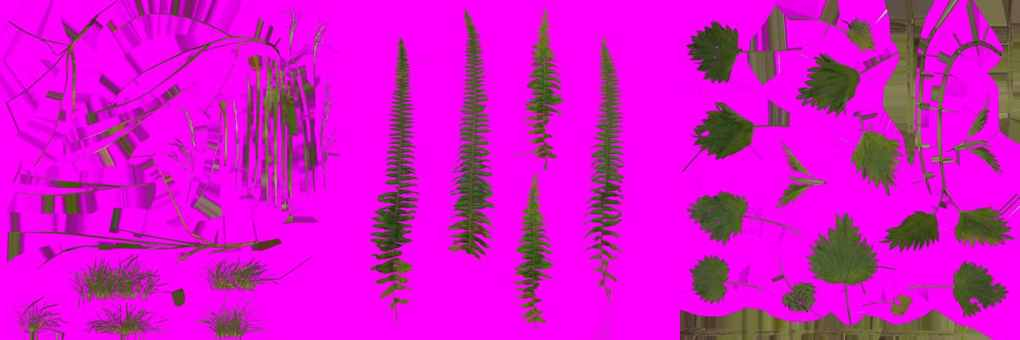
#> input picture shots/alley_moss/_atlas_v.jpg, 1020 x 340 px
$ python stats.py ../_atlas_v.jpg
#> lines starting #> are read from the running program, lines starting #| are printed output that depends on the picture
# 统计亮度分位数与饱和度
import sys
from PIL import Image
import numpy as np
for f in sys.argv[1:]:
    a = np.asarray(Image.open(f).convert('RGB'), float) / 255
    l = (0.2126*a[...,0] + 0.7152*a[...,1] + 0.0722*a[...,2]) * 255
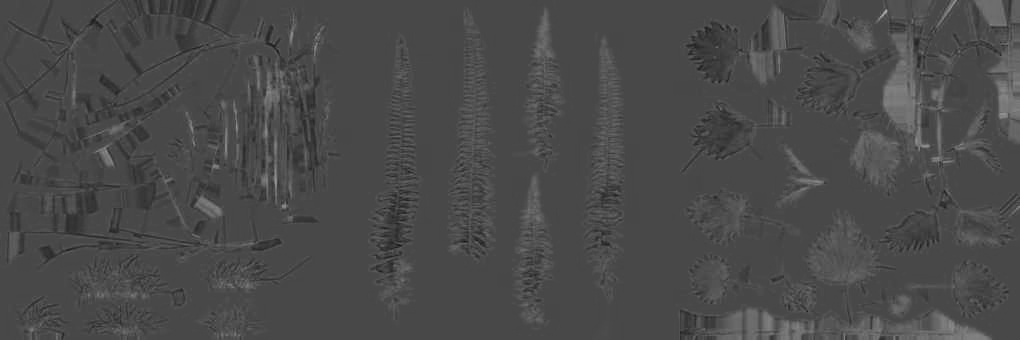
#> l: shape (340, 1020) float64; min 20.18, max 173.5, mean 74.7
    mx = a.max(-1); mn = a.min(-1); s = np.where(mx > 0, (mx-mn)/np.maximum(mx,1e-6), 0)
#> after `mx = a.max(-1)`:
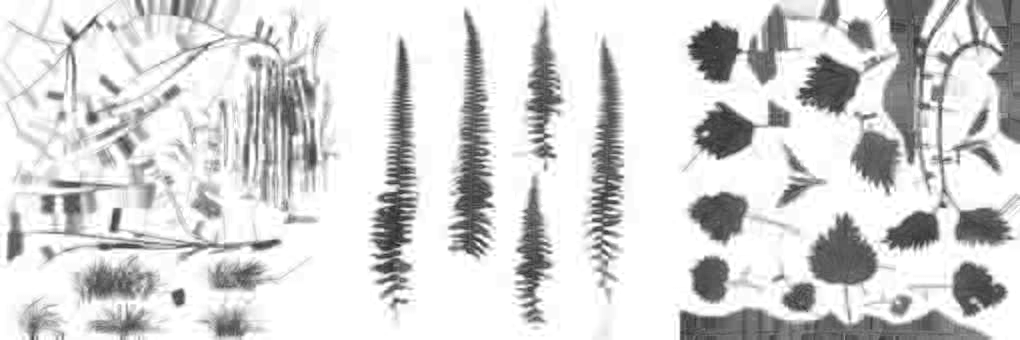
#> mx: shape (340, 1020) float64; min 0.137, max 1, mean 0.836
#> after `mn = a.min(-1)`:
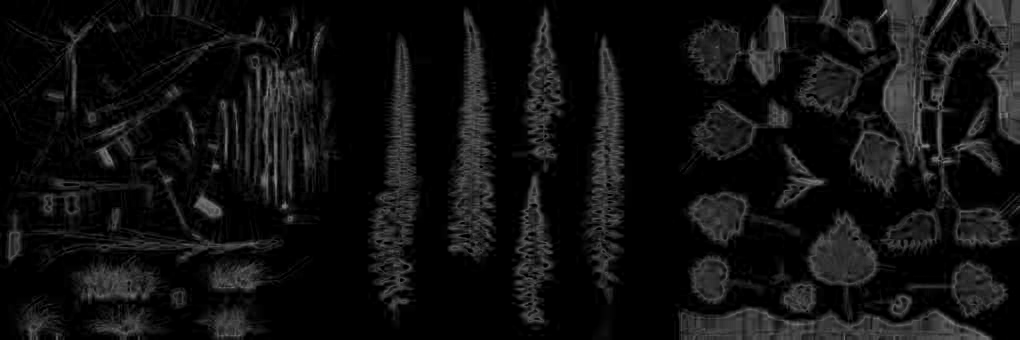
#> mn: shape (340, 1020) float64; min 0, max 0.569, mean 0.0637
#> after `s = np.where(mx > 0, (mx - mn) / np.maximum(mx, 1e-06), 0)`:
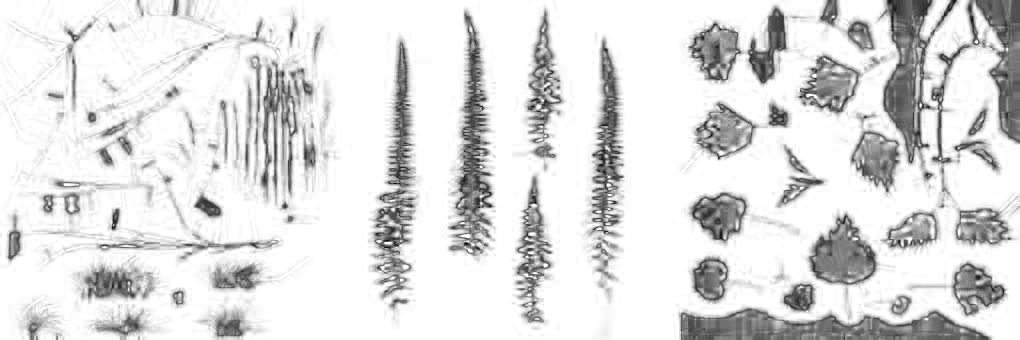
#> s: shape (340, 1020) float64; min 0.0308, max 1, mean 0.872
    h, w = l.shape
#> h = 340; w = 1020
    reg = lambda y0,y1,x0,x1: l[int(y0*h):int(y1*h), int(x0*w):int(x1*w)].mean()
    print(f, 'p10/50/90 %.0f/%.0f/%.0f sat %.2f | L %.0f C %.0f R %.0f bottom %.0f' % (np.percentile(l,10), np.percentile(l,50), np.percentile(l,90), s.mean(), reg(0.2,0.8,0,0.33), reg(0.2,0.8,0.33,0.66), reg(0.2,0.8,0.66,1), reg(0.75,1,0,1)))
#| ../_atlas_v.jpg p10/50/90 67/73/85 sat 0.87 | L 72 C 74 R 77 bottom 76
